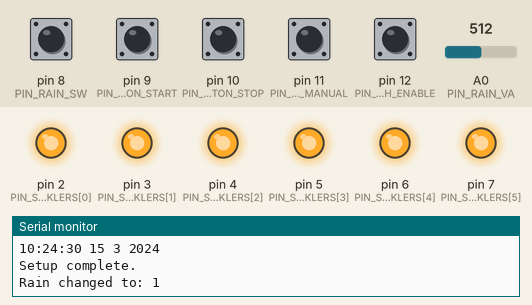
This sketch was run on a simulated Arduino Uno, built with avr-gcc and run on an emulated ATmega328P. Shown: output pins drawn as LEDs (lit = HIGH), the last lines printed to the serial monitor. Inputs (shaded band) come from the test bench; at power-on: pin 8 (PIN_RAIN_SW), pin 9 (PIN_BUTTON_START), pin 10 (PIN_BUTTON_STOP), pin 11 (PIN_BUTTON_MANUAL), pin 12 (PIN_SWITCH_ENABLE) HIGH, A0 (PIN_RAIN_VA) = 512. The local clock reads 2024-03-15 10:24:30 at power-on unless the sketch sets it.

Above: at 1.7 s.
1.8 s: pin 9 (PIN_BUTTON_START) pulled LOW for 0.15 s
At 2.9 s:
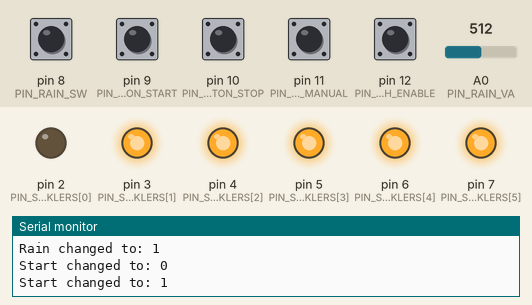
3.4 s: pin 11 (PIN_BUTTON_MANUAL) pulled LOW for 0.15 s
At 4.0 s:
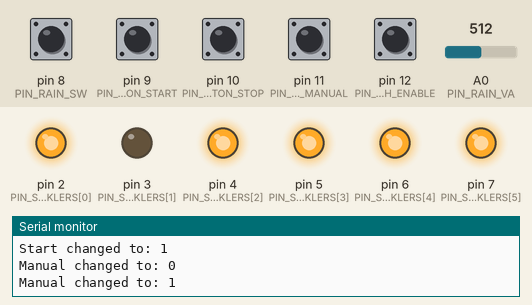
5.0 s: pin 11 (PIN_BUTTON_MANUAL) pulled LOW for 1 s
At 6.4 s:
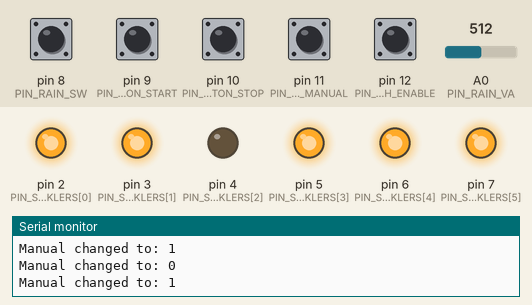
7.5 s: pin 11 (PIN_BUTTON_MANUAL) pulled LOW for 0.15 s
At 8.4 s:
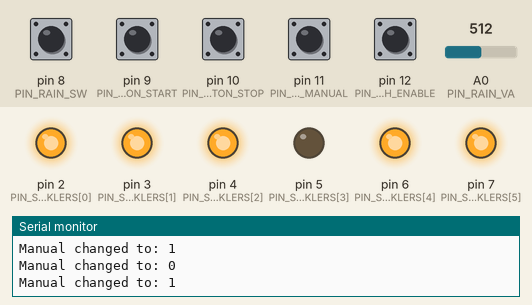
9.1 s: pin 11 (PIN_BUTTON_MANUAL) pulled LOW for 0.15 s
At 9.5 s:
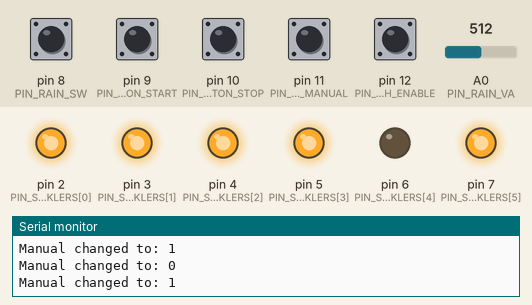
10.7 s: pin 10 (PIN_BUTTON_STOP) pulled LOW for 0.15 s
At 12.0 s:
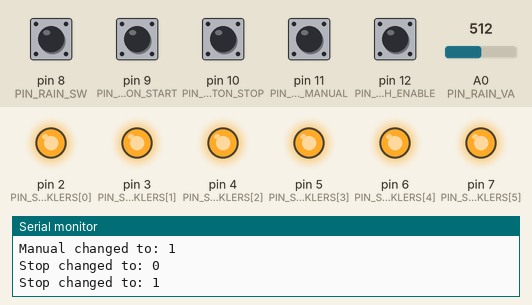
Timing chart, 0 to 13.4 s (numbered marks = the images above; inputs shaded):
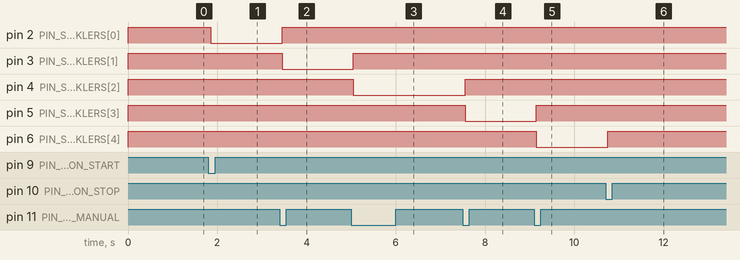

Measured:
- after the input at 1.8 s, pin 2 (PIN_SPRINKLERS[0]): HIGH → LOW after 0.05 s
- after the input at 3.4 s, pin 2 (PIN_SPRINKLERS[0]): LOW → HIGH after 0.05 s; pin 3 (PIN_SPRINKLERS[1]): HIGH → LOW after 0.05 s
- after the input at 5.0 s, pin 3 (PIN_SPRINKLERS[1]): LOW → HIGH after 0.05 s; pin 4 (PIN_SPRINKLERS[2]): HIGH → LOW after 0.05 s
- after the input at 7.5 s, pin 4 (PIN_SPRINKLERS[2]): LOW → HIGH after 0.05 s; pin 5 (PIN_SPRINKLERS[3]): HIGH → LOW after 0.05 s
- after the input at 9.1 s, pin 5 (PIN_SPRINKLERS[3]): LOW → HIGH after 0.05 s; pin 6 (PIN_SPRINKLERS[4]): HIGH → LOW after 0.05 s
- after the input at 10.7 s, pin 6 (PIN_SPRINKLERS[4]): LOW → HIGH after 0.05 s

The sketch:

irrigazione.ino
```cpp
#include <DS3232RTC.h>    // http://github.com/JChristensen/DS3232RTC
#include <Time.h>         // http://www.arduino.cc/playground/Code/Time
#include <Wire.h>         // http://arduino.cc/en/Reference/Wire

#define DEBUG 1

/*
   Caratteristiche
   ===============
   1) Avvio automatico ciclo irrigazione a una data ora, da clock e con rilevamento pioggia (se piove non parte)
   2) Avvio manuale ciclo irrigazione
   3) Stop manuale irrigazione

   Desiderata
   ==========
   - Bottone manuale: avvia su elettrovalvola N fino a stop manuale irrigazione (nuova pressione passa a N+1, se N+1 > 5 va alla 0)

   Loop funzionamento
   ==================
   if (isStopPushed())
   - stopEverything();

   if (hasToStartWateringLoop())
   - startWateringLoop();

   if (manualWateringRequested())
   - enableManualWatering();

   if (isWateringLoopRunning())
   - if (hasCurrentSprinklerDone())
   --- stopCurrentSprinkler();
   --- if (isWateringLoopDone())
   ------ stopEverything();
   --- else
   ------ startNextSprinkler();

   Condizioni di avvio ciclo irrigazione
   =====================================
   Tutte le condizioni devono essere verificate:
   - Irrigazione non avviata (ciclo o forzatura manuale)
   - Sensore pioggia non scattato
   - Tempo corrente > tempo avvio programmato (distinguere i giorni)
   - Irrigazione automatica abilitata
   - Bottone manuale non premuto (*)

   Funzionamento ciclo irrigazione
   ===============================
   Ogni irrigatore deve rimanere aperto per WATERING_TIME

*/

#ifdef DEBUG
#define LOG 1
#endif

const long WATERING_TIME = 1800; // 30 * 60 = half an hour
// const long WATERING_TIME = 5;
const int PIN_SPRINKLERS[] = { 2, 3, 4, 5, 6, 7 }; // PD2 - PD7
const int PIN_RAIN_VA = A0; // A0 - PC7
const int PIN_RAIN_SW = 8; // PB0

const int PIN_BUTTON_START = 9;
const int PIN_BUTTON_STOP = 10;
const int PIN_BUTTON_MANUAL = 11;
const int PIN_SWITCH_ENABLE = 12;

const int DEBOUNCE_DELAY = 50;

// without DST so take off an hour
const int WATERING_START_HOUR = 0;
const int WATERING_START_MINUTE = 0;
const int WATERING_START_SECOND = 1;
// midnight plus one minute

const int SPRINKLER_ON_STATE = LOW;
const int SPRINKLER_OFF_STATE = HIGH;

struct Commands {
  int start;
  int stop;
  int manual;
} commands;

struct Inputs {
  int startState;
  int startLastState;
  long startDebounceTime;

  int stopState;
  int stopLastState;
  long stopDebounceTime;

  int manualState;
  int manualLastState;
  long manualDebounceTime;

  int enableState;
  int enableLastState;
  long enableDebounceTime;

  int rainValue;
  int rainState; // LOW = RAIN - HIGH = NO RAIN
  int rainLastState;
  long rainDebounceTime;

} inputs;

time_t nextWateringTime = 0;
bool wateringLoopRunning = false;
bool manualWateringRunning = false;
int currentSprinkler = -1;
long currentSprinklerStartTime = 0;


void setup() {
  setSyncProvider(RTC.get);
  Serial.begin(9600);
  // put your setup code here, to run once:
  pinMode(PIN_SPRINKLERS[0], OUTPUT);
  pinMode(PIN_SPRINKLERS[1], OUTPUT);
  pinMode(PIN_SPRINKLERS[2], OUTPUT);
  pinMode(PIN_SPRINKLERS[3], OUTPUT);
  pinMode(PIN_SPRINKLERS[4], OUTPUT);
  pinMode(PIN_SPRINKLERS[5], OUTPUT);

  pinMode(PIN_RAIN_VA, INPUT);
  pinMode(PIN_RAIN_SW, INPUT);

  pinMode(PIN_BUTTON_START, INPUT_PULLUP);
  pinMode(PIN_BUTTON_STOP, INPUT_PULLUP);
  pinMode(PIN_BUTTON_MANUAL, INPUT_PULLUP);
  pinMode(PIN_SWITCH_ENABLE, INPUT_PULLUP);

  memset(&inputs, 0, sizeof(Inputs));
  inputs.startState = HIGH;
  inputs.startLastState = HIGH;

  inputs.stopState = HIGH;
  inputs.stopLastState = HIGH;

  inputs.manualState = HIGH;
  inputs.manualLastState = HIGH;

  inputs.enableState = HIGH;
  inputs.enableLastState = HIGH;

  inputs.rainState = LOW;
  inputs.rainLastState = LOW;

  memset(&commands, 0, sizeof(Commands));
  commands.start = false;
  commands.stop = false;
  commands.manual = false;

  stopSprinklers();

  delay(500);
  Serial.println("Time now (CET):");
  digitalClockDisplay(now());
  setNextAutomaticWatering();
  Serial.println("Setup complete.");
}

void loop() {
  readInputs();

  if (commands.stop) {
    stopEverything();
    commands.stop = false;
  }

  if (commands.manual) {
    if (wateringLoopRunning) {
      // go to next sprinkler but keep looping
      int nextSprinkler = getNextSprinkler();
      if (nextSprinkler != 0) {
        stopSprinkler(currentSprinkler);
        startSprinkler(nextSprinkler);
      }
    } else {
      // manual
      startManualWatering();
    }
    commands.manual = false;
  }

  if (hasToStartWateringLoop() && !manualWateringRunning  && !wateringLoopRunning) {
    startWateringLoop();
  }

  wateringLoop();
}

bool hasToStartWateringLoop() {
  // FIXME this is always true (d'oh)
  bool timerDone = now() > nextWateringTime ? true : false;
  // loop start requested by button
  if (commands.start) {
    commands.start = false;
    return true;
  }

  // loop start requested by scheduling
  if (timerDone &&
      !wateringLoopRunning &&
      !manualWateringRunning &&
      !isRaining() &&
      isAutomaticWateringEnabled()) {
#if LOG
    Serial.println("Start watering loop");
#endif
    return true;
  }
  return false;
}

void startWateringLoop() {
  stopEverything();
  wateringLoopRunning = true;
  startSprinkler(0);
}

void wateringLoop() {
  if (wateringLoopRunning == true) {
    if (now() - currentSprinklerStartTime >= WATERING_TIME) {
      stopSprinkler(currentSprinkler);
      int nextSprinkler = getNextSprinkler();
      if (nextSprinkler != 0) {
        // loop is not completed. move to next
        startSprinkler(nextSprinkler);
      } else {
        // loop completed. stop
        stopEverything();
      }
    }
  }
}

void startSprinkler(int sprinkler) {
  currentSprinkler = sprinkler;
  currentSprinklerStartTime = now();
  digitalWrite(PIN_SPRINKLERS[sprinkler], SPRINKLER_ON_STATE);
}

void stopSprinkler(int sprinkler) {
  digitalWrite(PIN_SPRINKLERS[sprinkler], SPRINKLER_OFF_STATE);
}

void stopSprinklers() {
  for (int i = 0; i < (int)(sizeof(PIN_SPRINKLERS)/sizeof(PIN_SPRINKLERS[0])); i++) {
    stopSprinkler(i);
  }
}

// if we are already watering in a loop, it passes to manual mode switching to the next sprinkler
void startManualWatering() {
  // this is needed to increase the sprinkler on demand and to loop
  // on the first iteration currentSprinkler is -1 and nextSprinkler gets 0 as value
  // on the following iteration it gets looped 0-5
  int nextSprinkler = getNextSprinkler();
  stopEverything();
  manualWateringRunning = true;
  startSprinkler(nextSprinkler);
}

int getNextSprinkler() {
  int next = ((currentSprinkler + 1) % (int)(sizeof(PIN_SPRINKLERS)/sizeof(PIN_SPRINKLERS[0])));
  return next;
}

bool isRaining() {
  bool rain = inputs.rainState == HIGH;
  return rain;
}

bool isAutomaticWateringEnabled() {
  return inputs.enableState == LOW;
}

void stopEverything() {
  stopSprinklers();
  wateringLoopRunning = false;
  manualWateringRunning = false;
  currentSprinkler = -1;
  currentSprinklerStartTime = 0;
  setNextAutomaticWatering();
}

void setNextAutomaticWatering() {
  tmElements_t tm;
  if (RTC.read(tm) == 0) {
    time_t curTime = makeTime(tm);
    tm.Hour = WATERING_START_HOUR;
    tm.Minute = WATERING_START_MINUTE;
    tm.Second = WATERING_START_SECOND;
    // we should address DST but we dont right now so we just add a day ^_^
    time_t t = makeTime(tm);

    // if t has already passed set to the next day otherwise keep the value
    if (t < curTime) {
      nextWateringTime = t + SECS_PER_DAY;
    } else {
      nextWateringTime = t;
    }
    #if LOG
    Serial.println("Next watering at:");
    digitalClockDisplay(nextWateringTime);
    #endif
  }
}

/*
   INPUT READING
   =================
   Read all button states using debouncing

*/
void readInputs() {
  readStartButton();
  readStopButton();
  readManualButton();
  readEnableSwitch();

  readRainSensor();
}

void readStartButton() {
  int reading = digitalRead(PIN_BUTTON_START);
  // input has changed
  if (reading != inputs.startLastState) {
    // reset the debouncing timer
    inputs.startDebounceTime = millis();
  }
  // after DEBOUNCE_DELAY input should be settled down
  if ((millis() - inputs.startDebounceTime) > DEBOUNCE_DELAY) {
    // if the button state is low start has been requested:
    if (reading != inputs.startState) {
      inputs.startState = reading;
      if (inputs.startState == LOW) {
        commands.start = true;
      }
#if LOG
      Serial.print("Start changed to: ");
      Serial.println(inputs.startState, DEC);
#endif
    }
  }
  // save the reading
  inputs.startLastState = reading;
}

void readStopButton() {
  int reading = digitalRead(PIN_BUTTON_STOP);
  // input has changed
  if (reading != inputs.stopLastState) {
    // reset the debouncing timer
    inputs.stopDebounceTime = millis();
  }
  // after DEBOUNCE_DELAY input should be settled down
  if ((millis() - inputs.stopDebounceTime) > DEBOUNCE_DELAY) {
    // if the button state has changed:
    if (reading != inputs.stopState) {
      inputs.stopState = reading;
      if (inputs.stopState == LOW) {
        commands.stop = true;
      }
#if LOG
      Serial.print("Stop changed to: ");
      Serial.println(reading, DEC);
#endif
    }
  }
  // save the reading
  inputs.stopLastState = reading;
}

void readManualButton() {
  int reading = digitalRead(PIN_BUTTON_MANUAL);
  // input has changed
  if (reading != inputs.manualLastState) {
    // reset the debouncing timer
    inputs.manualDebounceTime = millis();
  }
  // after DEBOUNCE_DELAY input should be settled down
  if ((millis() - inputs.manualDebounceTime) > DEBOUNCE_DELAY) {
    // if the button state has changed:
    if (reading != inputs.manualState) {
      inputs.manualState = reading;
      if (inputs.manualState == LOW) {
        commands.manual = true;
      }
#if LOG
      Serial.print("Manual changed to: ");
      Serial.println(reading, DEC);
#endif
    }
  }
  // save the reading
  inputs.manualLastState = reading;
}

void readEnableSwitch() {
  int reading = digitalRead(PIN_SWITCH_ENABLE);
  // input has changed
  if (reading != inputs.enableLastState) {
    // reset the debouncing timer
    inputs.enableDebounceTime = millis();
  }
  // after DEBOUNCE_DELAY input should be settled down
  if ((millis() - inputs.enableDebounceTime) > DEBOUNCE_DELAY) {
    // if the button state has changed:
    if (reading != inputs.enableState) {
      inputs.enableState = reading;
      // ensure it will be another automatic watering set
      setNextAutomaticWatering();
#if LOG
      Serial.print("Enable changed to: ");
      Serial.println(reading, DEC);
#endif
    }
  }
  // save the reading
  inputs.enableLastState = reading;
}

void readRainSensor() {
  inputs.rainValue = analogRead(PIN_RAIN_VA);

  int reading = digitalRead(PIN_RAIN_SW);
  // input has changed
  if (reading != inputs.rainLastState) {
    // reset the debouncing timer
    inputs.rainDebounceTime = millis();
  }
  // after DEBOUNCE_DELAY input should be settled down
  if ((millis() - inputs.rainDebounceTime) > DEBOUNCE_DELAY) {
    // if the button state has changed:
    if (reading != inputs.rainState) {
      inputs.rainState = reading;
#if LOG
      Serial.print("Rain changed to: ");
      Serial.println(reading, DEC);
#endif
    }
  }
  // save the reading
  inputs.rainLastState = reading;
}

void digitalClockDisplay(time_t t) {
  // digital clock display of the time
  Serial.print(hour(t));
  printDigits(minute(t));
  printDigits(second(t));
  Serial.print(" ");
  Serial.print(day(t));
  Serial.print(" ");
  Serial.print(month(t));
  Serial.print(" ");
  Serial.print(year(t));
  Serial.println();
}

void printDigits(int digits) {
  // utility function for digital clock display: prints preceding colon and leading 0
  Serial.print(":");
  if (digits < 10)
    Serial.print('0');
  Serial.print(digits);
}
```
